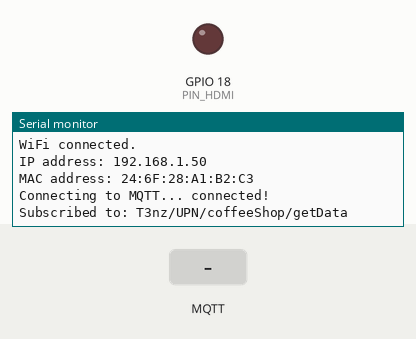
This program was run on a simulated ESP32. On the bench: output pins drawn as LEDs (lit = HIGH), the last lines printed to the serial monitor. The inputs (shaded band) are chosen by the test bench. WiFi joins after 1.5 s; servers stay silent unless stated; no MQTT or app messages arrive unless stated.

Above: at 3.7 s.
3.8 s: MQTT message "1" arrives on the first subscribed topic
At 4.8 s:
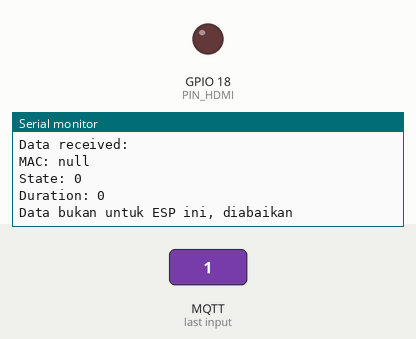
5.3 s: MQTT message "on" arrives on the first subscribed topic
At 6.0 s:
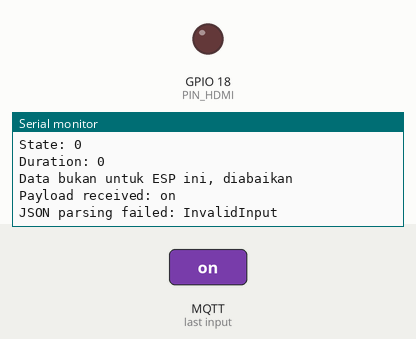
6.8 s: MQTT message "off" arrives on the first subscribed topic
At 7.1 s:
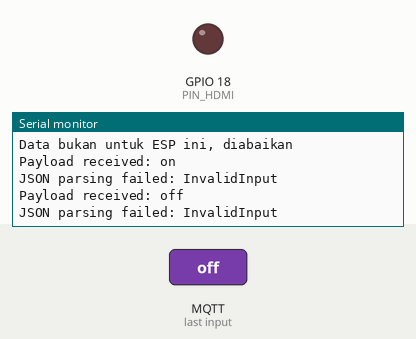

Measured:
- after the input at 3.8 s, the serial monitor: prints a new line at once (image 1)
- after the input at 5.3 s, the serial monitor: prints a new line at once (image 2)
- after the input at 6.8 s, the serial monitor: prints a new line at once (image 3)

The program:

main.cpp
```cpp
#include <Arduino.h>
#include <WiFi.h>
#include <WiFiClientSecure.h>
#include <PubSubClient.h>
#include <ArduinoJson.h>

#include "DynamicWifiProvisioning.hpp"

// ======== KONFIGURASI WIFI DAN MQTT ========
const char* mqtt_server = "broker.hivemq.com";
const int mqtt_port = 1883;

const char* publishTopic = "T3nz/UPN/coffeeShop/sendData";
const char* subscribeTopic = "T3nz/UPN/coffeeShop/getData";

// ======== STRUKTUR DATA ========
struct PublishData {
  String mac;
  bool state;
};

struct SubscribeData {
  String mac;
  bool state;
  int duration;
};

PublishData sendData;
SubscribeData receiveData;

WiFiClient espClient;
PubSubClient mqttClient(espClient);

TaskHandle_t TaskMQTTHandle = NULL;
SemaphoreHandle_t dataMutex;

volatile bool newDataReceived = false;
volatile unsigned long timerStartTime = 0;
volatile bool timerActive = false;

// ======== PIN PERANGKAT ========
const int PIN_HDMI = 18;  // ganti sesuai pin kamu

// ======== DEKLARASI FUNGSI ========
void setupWiFi();
void reconnectMQTT();
void mqttCallback(char* topic, byte* payload, unsigned int length);
void publishData();
void processReceivedData();
void TaskMQTT(void* parameter);

// ======== SETUP ========
void setup() {
  Serial.begin(115200);
  delay(1000);

  pinMode(PIN_HDMI, OUTPUT);
  digitalWrite(PIN_HDMI, LOW);

  sendData.mac = WiFi.macAddress();
  sendData.state = false;

  setupWiFi();
  mqttClient.setServer(mqtt_server, mqtt_port);
  mqttClient.setCallback(mqttCallback);
  mqttClient.setBufferSize(512);

  dataMutex = xSemaphoreCreateMutex();
  if (dataMutex == NULL) {
    Serial.println("Error creating mutex!");
    while (1);
  }

  xTaskCreatePinnedToCore(TaskMQTT, "MQTTTask", 8192, NULL, 2, &TaskMQTTHandle, 1);
}

void loop() {
  vTaskDelay(1000 / portTICK_PERIOD_MS);
}

// ======== KONEKSI WIFI ========
void setupWiFi() {
  provisionWiFi();

  Serial.print("IP address: ");
  Serial.println(WiFi.localIP());
  Serial.print("MAC address: ");
  Serial.println(WiFi.macAddress());
}

// ======== KONEKSI MQTT ========
void reconnectMQTT() {
  while (!mqttClient.connected()) {
    String clientId = "ESP32Client-" + String(WiFi.macAddress());
    Serial.print("Connecting to MQTT... ");
    if (mqttClient.connect(clientId.c_str())) {
      Serial.println("connected!");
      mqttClient.subscribe(subscribeTopic);
      Serial.printf("Subscribed to: %s\n", subscribeTopic);
    } else {
      Serial.print("failed, rc=");
      Serial.print(mqttClient.state());
      Serial.println(" retrying in 5 seconds");
      vTaskDelay(5000 / portTICK_PERIOD_MS);
    }
  }
}

// ======== CALLBACK MQTT ========
void mqttCallback(char* topic, byte* payload, unsigned int length) {
  String message = "";
  for (unsigned int i = 0; i < length; i++) message += (char)payload[i];
  Serial.print("Payload received: ");
  Serial.println(message);

  JsonDocument doc;
  DeserializationError error = deserializeJson(doc, message);
  if (error) {
    Serial.print("JSON parsing failed: ");
    Serial.println(error.c_str());
    return;
  }

  if (xSemaphoreTake(dataMutex, portMAX_DELAY) == pdTRUE) {
    receiveData.mac = doc["mac"].as<String>();
    receiveData.state = doc["state"].as<bool>();
    receiveData.duration = doc["duration"].as<int>();

    Serial.println("Data received:");
    Serial.println("MAC: " + receiveData.mac);
    Serial.print("State: "); Serial.println(receiveData.state);
    Serial.print("Duration: "); Serial.println(receiveData.duration);

    newDataReceived = true;
    xSemaphoreGive(dataMutex);
  }
}

// ======== PUBLISH DATA ========
void publishData() {
  if (!mqttClient.connected()) return;

  if (xSemaphoreTake(dataMutex, portMAX_DELAY) == pdTRUE) {
    JsonDocument doc;
    doc["mac"] = sendData.mac;
    doc["state"] = sendData.state;

    String jsonString;
    serializeJson(doc, jsonString);
    xSemaphoreGive(dataMutex);

    if (mqttClient.publish(publishTopic, jsonString.c_str())) {
      Serial.println("Data published successfully:");
      Serial.println(jsonString);
    } else {
      Serial.println("Publish failed!");
    }
  }
}

// ======== PROSES DATA DARI SUBSCRIBE ========
void processReceivedData() {
  if (xSemaphoreTake(dataMutex, portMAX_DELAY) == pdTRUE) {
    if (receiveData.mac == WiFi.macAddress()) {
      Serial.println("Data ditujukan untuk ESP ini!");

      digitalWrite(PIN_HDMI, receiveData.state ? HIGH : LOW);

      // Jika ada durasi
      if (receiveData.duration > 0) {
        timerStartTime = millis();
        timerActive = true;
        int duration = receiveData.duration * 1000;

        Serial.printf("Timer started for %d ms\n", duration);

        xSemaphoreGive(dataMutex);
        vTaskDelay(duration / portTICK_PERIOD_MS);

        if (xSemaphoreTake(dataMutex, portMAX_DELAY) == pdTRUE) {
          digitalWrite(PIN_HDMI, LOW);
          sendData.state = false;
          timerActive = false;

          Serial.println("Timer selesai, perangkat dimatikan otomatis");
          xSemaphoreGive(dataMutex);
          publishData();
        }
      } else {
        publishData();
        xSemaphoreGive(dataMutex);
      }

    } else {
      Serial.println("Data bukan untuk ESP ini, diabaikan");
      xSemaphoreGive(dataMutex);
    }

    newDataReceived = false;
  }
}

// ======== TASK MQTT ========
void TaskMQTT(void* parameter) {
  TickType_t xLastWakeTime = xTaskGetTickCount();
  const TickType_t xFrequency = pdMS_TO_TICKS(100);

  while (1) {
    if (WiFi.status() != WL_CONNECTED) {
      Serial.println("WiFi disconnected! Reconnecting...");
      setupWiFi();
    }

    if (!mqttClient.connected()) reconnectMQTT();

    mqttClient.loop();
    if (newDataReceived) processReceivedData();

    vTaskDelayUntil(&xLastWakeTime, xFrequency);
  }
}
```

DynamicWifiProvisioning.cpp
```cpp
#include "DynamicWifiProvisioning.hpp"

#include <WiFiManager.h>

void provisionWiFi() {
    WiFi.mode(WIFI_STA);

    WiFiManager wiFiManager;

    // When testing wipe credentials.
    wiFiManager.resetSettings();

    if (wiFiManager.autoConnect()) {
        Serial.println("WiFi connected.");
    }
    else {
        Serial.println("WiFi failed to connect!");
        ESP.restart();
    }
}
```

DynamicWifiProvisioning.hpp
```cpp
#ifndef DYNAMIC_WIFI_PROVISIONING_HPP
#define DYNAMIC_WIFI_PROVISIONING_HPP

void provisionWiFi();

#endif
```
